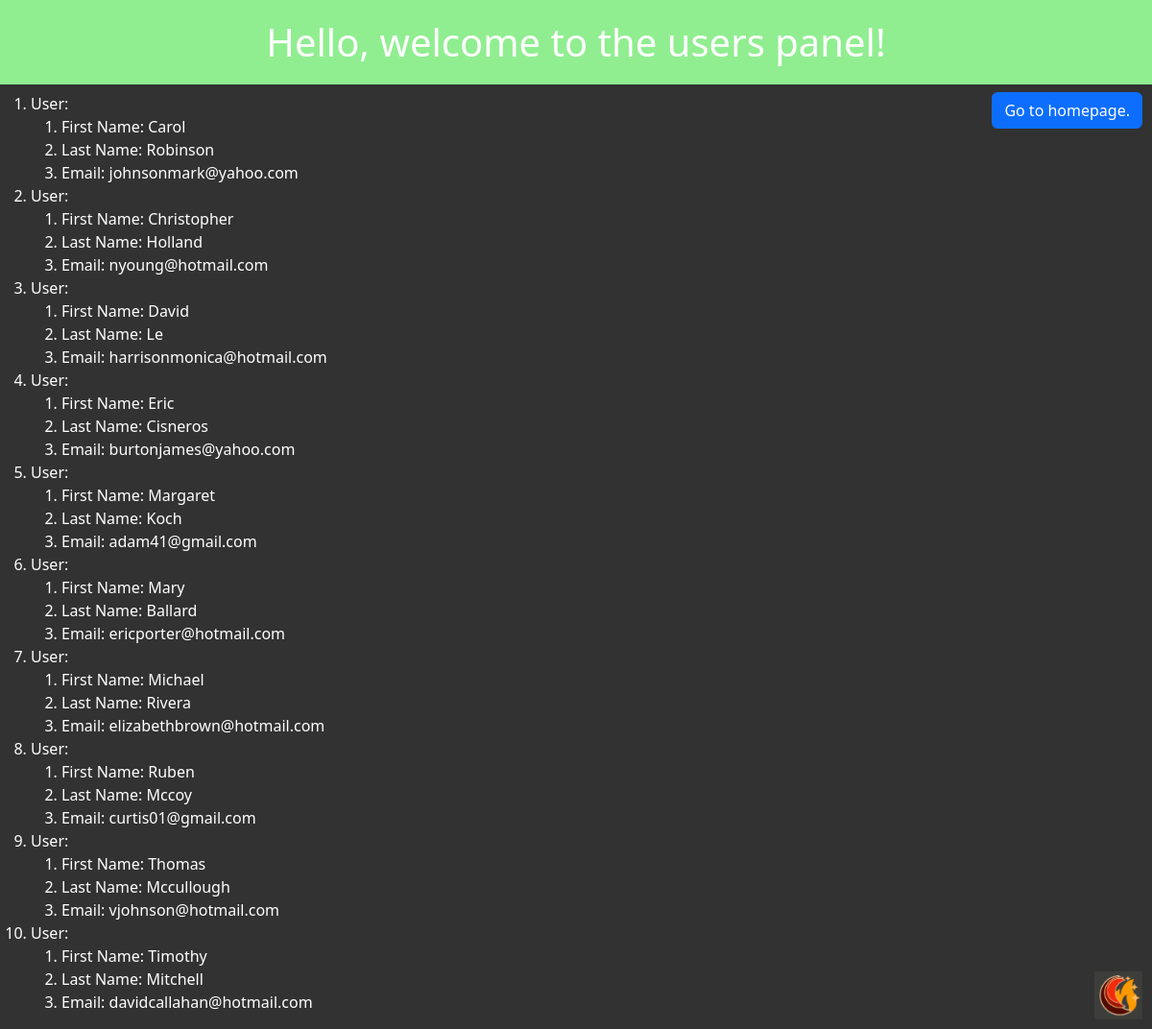
The app's page /users/, older data.
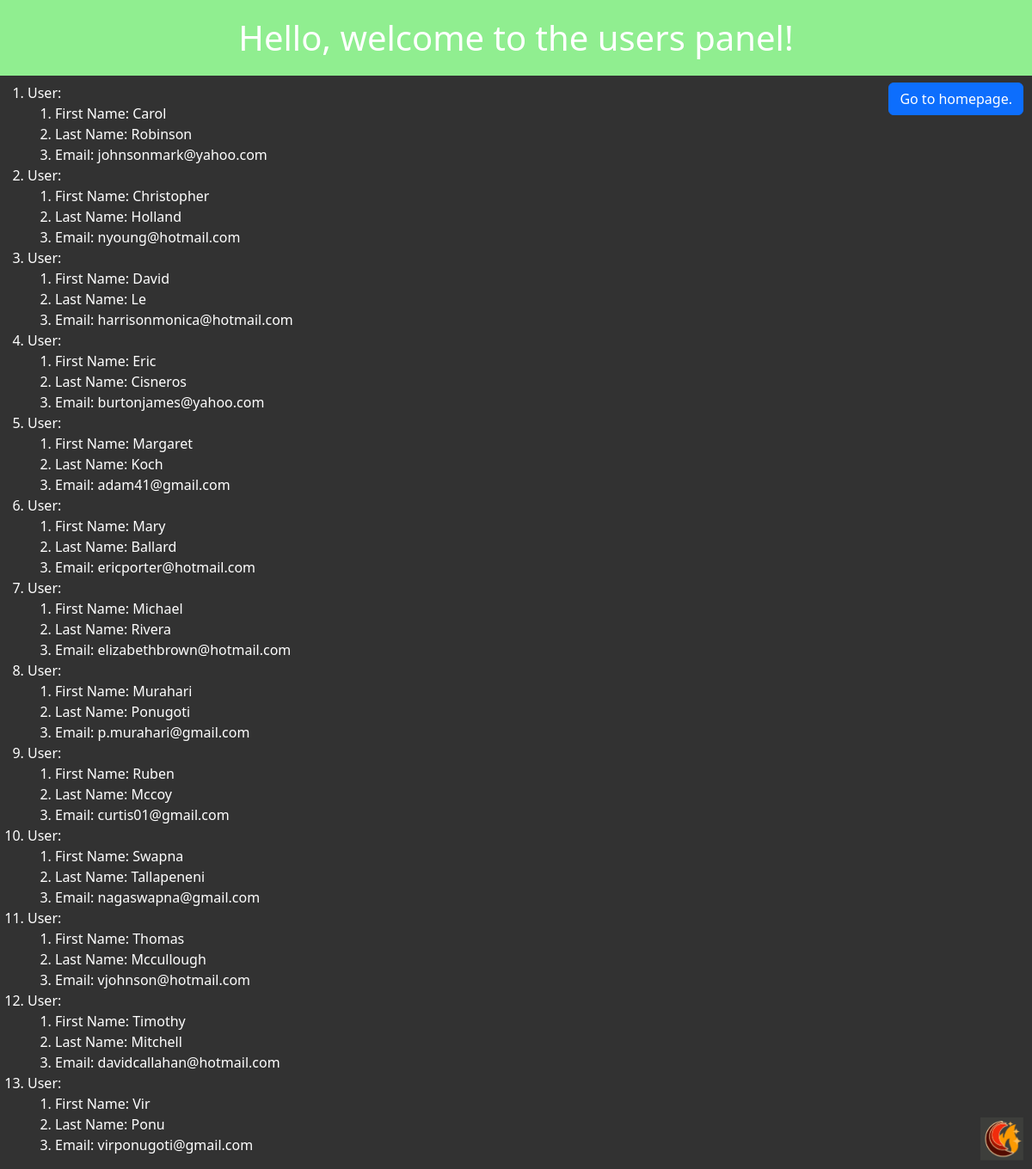
The same page, newer data.
### first_app/models.py (models this page shows, shortened)
class User(models.Model):
    first_name = models.CharField(max_length=264)
    last_name = models.CharField(max_length=264)
    email = models.CharField(max_length=264)

### first_app/views.py (the view)
# urls.py: url(r'^users/',views.users,name='users'),
def users(request):
    user_list = User.objects.order_by('first_name')
    my_dict = {'users':user_list}
    return render(request, 'first_app/users.html', context=my_dict)

### templates/first_app/users.html (shortened to what this page needs)
<!DOCTYPE html>
{% load static %}
<html lang="en" dir="ltr">
  <head>
    <link href="https://cdn.jsdelivr.net/npm/bootstrap@5.2.0-beta1/dist/css/bootstrap.min.css" rel="stylesheet">
    <link rel="stylesheet" href="{% static 'css/style.css'%}" type="text/css">
  </head>
  <body style="background-color:rgb(50,50,50);">
    <img src="{% static 'images/favicon.ico' %}" alt="" class="icon">
    <header>
    <h1>Hello, welcome to the users panel!</h1>
  </header>
    <a href="{% url 'index' %}" class="btn btn-primary home">Go to homepage.</a>
    <div class="djangotwo">
      {% if users %}
        <ol>
        {% for inf in users %}
        <li>User:<ol>
          <li>First Name: {{ inf.first_name }}</li>
          <li>Last Name: {{ inf.last_name }}</li>
          <li>Email: {{ inf.email }}</li>
        </ol></li>
        {% endfor %}
        </ol>
      {% else %}
        <p>NO ACCESS RECORDS FOUND!</p>
      {% endif %}
    </div>
  </body>
</html>

### static/css/style.css (style rules this page uses)
h1 { color:white; text-align: center; padding: 20px; }
header { background-color:lightgreen; }
.home { up: 0px; right: 10px; position: fixed; }
a { color:deepskyblue; padding-left: 10px; text-decoration: none; }
ol,ul,il { color:white; }
.icon { width:50px; height: 50px; bottom: 10px; right: 10px; position: fixed; }

Row changes from the older to the newer data that the page shows:
added User: first_name "Murahari", last_name "Ponugoti", email "p.murahari@gmail.com"
added User: first_name "Swapna", last_name "Tallapeneni", email "nagaswapna@gmail.com"
added User: first_name "Vir", last_name "Ponu", email "virponugoti@gmail.com"
